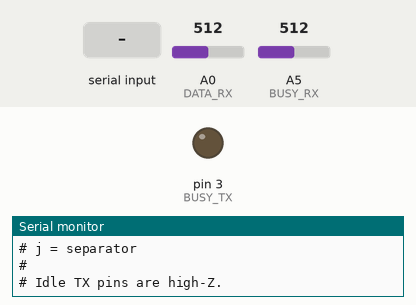
The sketch below on a simulated Arduino Uno, built with avr-gcc and run on an emulated ATmega328P. Shown: output pins drawn as LEDs (lit = HIGH), the last lines printed to the serial monitor. The inputs (shaded band) are chosen by the test bench; at power-on: A0 (DATA_RX) = 512, A5 (BUSY_RX) = 512.

Above: at 1.3 s.
1.4 s: "1\n" received over Serial
At 2.1 s:
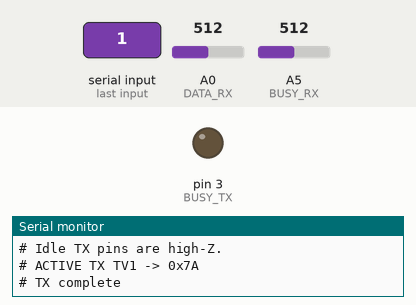
4.5 s: byte 50 ('2') received over Serial
At 4.55 s:
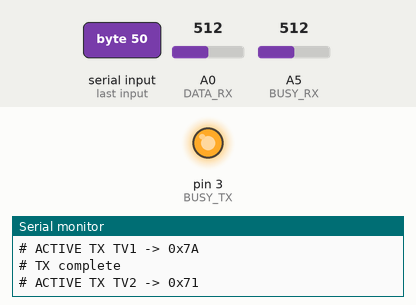
6.0 s: byte 99 ('c') received over Serial
At 6.6 s:
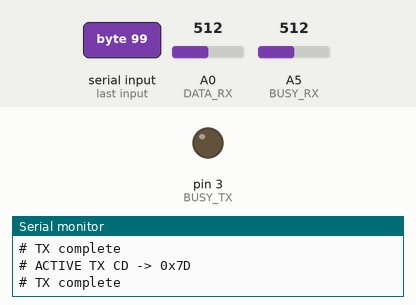
7.5 s: byte 117 ('u') received over Serial
At 8.7 s:
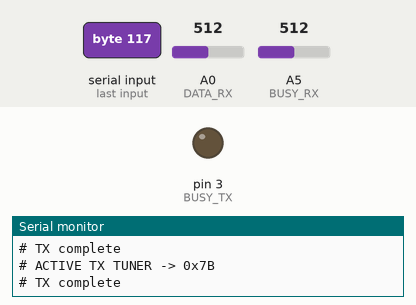
9.0 s: byte 112 ('p') received over Serial
At 10.3 s:
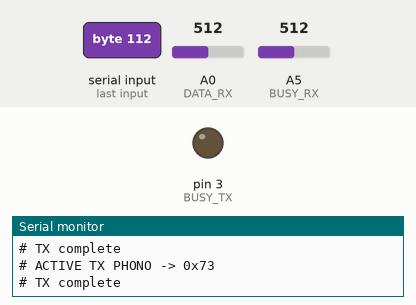
Timing chart, 0 to 11.5 s (numbered marks = the images above; inputs shaded):
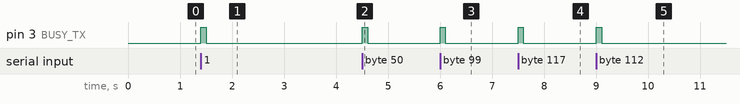

Measured:
- after the input at 1.4 s, pin 3 (BUSY_TX): LOW → HIGH at once, → LOW 0.10 s later
- after the input at 4.5 s, pin 3 (BUSY_TX): LOW → HIGH at once, → LOW 0.11 s later
- after the input at 6.0 s, pin 3 (BUSY_TX): LOW → HIGH at once, → LOW 0.10 s later
- after the input at 7.5 s, pin 3 (BUSY_TX): LOW → HIGH at once, → LOW 0.10 s later
- after the input at 9.0 s, pin 3 (BUSY_TX): LOW → HIGH at once, → LOW 0.10 s later

The sketch:

xs-tx9.ino
```cpp
/*
  Kenwood XS LIVE v9
  Active-LOW TX experiment

  RX:
    A0 = DATA
    A5 = BUSY

  TX:
    D2 -> 2.2k -> DATA
    D3 -> 2.2k -> BUSY

  IMPORTANT:
    During TX frame:
      HIGH = OUTPUT HIGH
      LOW  = OUTPUT LOW

    Outside TX:
      both TX pins = INPUT / high-Z

  Commands:
    1 = TV1   0x7A
    2 = TV2   0x71

    c = CD    0x7D
    u = TUNER 0x7B
    p = PHONO 0x73
    a = TAPE1 0x79

    j = separator
*/

const uint8_t DATA_RX = A0;
const uint8_t BUSY_RX = A5;

const uint8_t DATA_TX = 2;
const uint8_t BUSY_TX = 3;


// -----------------------------------------------------------------------------
// ADC sniffer
// -----------------------------------------------------------------------------

const int ADC_THRESHOLD = 500;

int lastData = -1;
int lastBusy = -1;


// -----------------------------------------------------------------------------
// XS timing
//
// Based primarily on our real KR-V6070 captures.
// -----------------------------------------------------------------------------

const uint16_t XS_LEAD_US       = 1200;
const uint16_t XS_START_HIGH_US = 9720;

const uint16_t XS_ONE_LOW_US    = 4800;
const uint16_t XS_ZERO_LOW_US   = 9720;

const uint16_t XS_HIGH_US       = 4900;

const uint16_t XS_END_US        = 750;


// -----------------------------------------------------------------------------
// Active line control
// -----------------------------------------------------------------------------

void driveData(bool high)
{
  digitalWrite(DATA_TX, high ? HIGH : LOW);
  pinMode(DATA_TX, OUTPUT);
}


void driveBusy(bool high)
{
  digitalWrite(BUSY_TX, high ? HIGH : LOW);
  pinMode(BUSY_TX, OUTPUT);
}


void releaseData()
{
  pinMode(DATA_TX, INPUT);
}


void releaseBusy()
{
  pinMode(BUSY_TX, INPUT);
}


void releaseBus()
{
  releaseData();
  releaseBusy();
}


// -----------------------------------------------------------------------------
// Blocking XS8 transmitter
// -----------------------------------------------------------------------------

void sendXs8Blocking(uint8_t value)
{
  /*
     Idle bus belongs to Kenwood.
     Our MCU starts completely high-Z.
  */

  releaseBus();

  delayMicroseconds(1000);


  /*
     Begin actively driven frame.

     Initial state:
       DATA LOW
       BUSY HIGH
  */

  driveData(false);
  driveBusy(true);

  delayMicroseconds(XS_LEAD_US);


  /*
     Start pulse:
       DATA HIGH
       BUSY HIGH
  */

  driveData(true);

  delayMicroseconds(XS_START_HIGH_US);


  /*
     Eight bits, MSB first.

       1 = DATA LOW ~4.8 ms
       0 = DATA LOW ~9.72 ms

     Every bit is followed by:
       DATA HIGH ~4.9 ms
  */

  for (int bit = 7; bit >= 0; --bit) {

    driveData(false);

    if (value & (1 << bit)) {
      delayMicroseconds(XS_ONE_LOW_US);
    } else {
      delayMicroseconds(XS_ZERO_LOW_US);
    }


    driveData(true);

    delayMicroseconds(XS_HIGH_US);
  }


  /*
     End frame:

       DATA remains HIGH
       BUSY goes LOW
  */

  driveBusy(false);

  delayMicroseconds(XS_END_US);


  /*
     DATA goes LOW.
  */

  driveData(false);


  /*
     Give LOW state a tiny settling interval before
     relinquishing both lines.

     This is NOT part of our decoded protocol timing;
     it just prevents LOW -> high-Z from happening
     effectively simultaneously in software.
  */

  delayMicroseconds(50);


  /*
     Relinquish shared bus.
  */

  releaseBus();
}


// -----------------------------------------------------------------------------
// Sniffer
// -----------------------------------------------------------------------------

int readLogic(uint8_t pin)
{
  return analogRead(pin) >= ADC_THRESHOLD ? 1 : 0;
}


void serviceSniffer()
{
  int data = readLogic(DATA_RX);
  int busy = readLogic(BUSY_RX);

  if (data != lastData || busy != lastBusy) {

    Serial.print(micros());
    Serial.print(",");
    Serial.print(data);
    Serial.print(",");
    Serial.println(busy);

    lastData = data;
    lastBusy = busy;
  }
}


// -----------------------------------------------------------------------------
// TX helper
// -----------------------------------------------------------------------------

void sendCommand(const char *name, uint8_t value)
{
  Serial.print("# ACTIVE TX ");
  Serial.print(name);
  Serial.print(" -> 0x");

  if (value < 0x10) {
    Serial.print("0");
  }

  Serial.println(value, HEX);

  Serial.flush();


  /*
     serviceSniffer() cannot run during this call.
     That's intentional for this experiment.
  */

  sendXs8Blocking(value);


  /*
     Resync sniffer state after blocking TX so that
     our own final transition doesn't confuse it.
  */

  lastData = readLogic(DATA_RX);
  lastBusy = readLogic(BUSY_RX);

  Serial.println("# TX complete");
}


// -----------------------------------------------------------------------------
// Serial command interface
// -----------------------------------------------------------------------------

void serviceSerial()
{
  while (Serial.available()) {

    char c = Serial.read();

    if (c == '\r' || c == '\n') {
      continue;
    }

    switch (c) {

      case '1':
        sendCommand("TV1", 0x7A);
        break;


      case '2':
        sendCommand("TV2", 0x71);
        break;


      case 'c':
      case 'C':
        sendCommand("CD", 0x7D);
        break;


      case 'u':
      case 'U':
        sendCommand("TUNER", 0x7B);
        break;


      case 'p':
      case 'P':
        sendCommand("PHONO", 0x73);
        break;


      case 'a':
      case 'A':
        sendCommand("TAPE1", 0x79);
        break;


      case 'j':
      case 'J':
        Serial.println();
        Serial.println(
          "========== NEXT BUTTON =========="
        );
        break;


      default:
        Serial.print("# Unknown command: ");
        Serial.println(c);
        break;
    }
  }
}


// -----------------------------------------------------------------------------
// Setup
// -----------------------------------------------------------------------------

void setup()
{
  Serial.begin(115200);


  // RX pins
  pinMode(DATA_RX, INPUT);
  pinMode(BUSY_RX, INPUT);


  // Absolutely do not own the XS bus at startup.
  releaseBus();


  delay(100);


  lastData = readLogic(DATA_RX);
  lastBusy = readLogic(BUSY_RX);


  Serial.println();
  Serial.println("# Kenwood XS LIVE v9");
  Serial.println("# Active-LOW blocking TX experiment");
  Serial.println("#");
  Serial.println("# TX wiring:");
  Serial.println("#   D2 -- 2.2k -- DATA");
  Serial.println("#   D3 -- 2.2k -- BUSY");
  Serial.println("#");
  Serial.println("# 1 = TV1   0x7A");
  Serial.println("# 2 = TV2   0x71");
  Serial.println("# c = CD    0x7D");
  Serial.println("# u = TUNER 0x7B");
  Serial.println("# p = PHONO 0x73");
  Serial.println("# a = TAPE1 0x79");
  Serial.println("# j = separator");
  Serial.println("#");
  Serial.println("# Idle TX pins are high-Z.");
}


// -----------------------------------------------------------------------------
// Main
// -----------------------------------------------------------------------------

void loop()
{
  serviceSniffer();
  serviceSerial();
}
```
